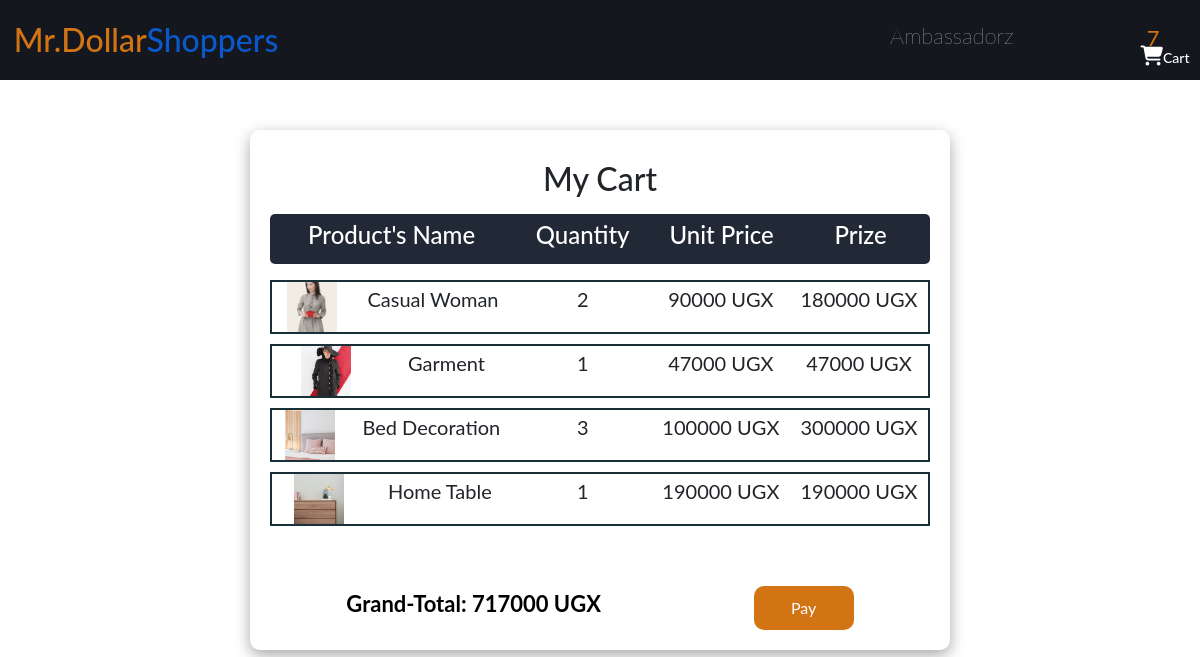
The app's page /cart (signed in) with its own data.
### mystore/models.py (models this page shows, shortened)
class Cart(models.Model):
    id = models.UUIDField(default=uuid.uuid4, primary_key=True)
    user = models.ForeignKey(User,  on_delete=models.CASCADE)
    completed = models.BooleanField(default=False)
    @property
    def total_price(self):
        cartitems = self.cartitems.all()
        total = sum([item.price for item in cartitems])
        return total
    @property
    def num_of_items(self):
        cartitems = self.cartitems.all()
        quantity = sum([item.quantity for item in cartitems])
        return quantity

class CartItem(models.Model):
    product = models.ForeignKey(Product, on_delete=models.CASCADE, related_name='items')
    cart = models.ForeignKey(Cart, on_delete= models.CASCADE, related_name="cartitems")
    quantity = models.IntegerField(default=0)
    @property
    def price(self):
        new_price = self.product.price * self.quantity
        return new_price

class Product(models.Model):
    name = models.CharField(max_length=50)
    price = models.IntegerField()
    picture = models.ImageField(upload_to="img", default="")

### mystore/views.py (the view)
# urls.py: path("cart", views.cart, name="cart"),
def cart(request):
    cart = Cart
    cartitems = []
    if request.user.is_authenticated:
        cart, created = Cart.objects.get_or_create(user=request.user, completed=False)
        cartitems = cart.cartitems.all()
    context = {"cart":cart, "items":cartitems}
    return render(request, "cart.html", context)

### mystore/templates/cart.html (shortened to what this page needs)
{% extends 'base.html' %} {% block content %}
<div class="shoppingCart">
  <h2 style="margin-top: 10px">My Cart</h2>
  <div class="heading">
    <div class="p_name"><h4>Product's Name</h4></div>
    <div class="name"><h4>Quantity</h4></div>
    <div class="name"><h4>Unit Price</h4></div>
    <div class="name"><h4>Prize</h4></div>
  </div>
  <div class="itemContainer">
    {% for item in items %}
    <div class="item">
      <div class="iteminfo">
        <div class="p_img">
          <img src="{{item.product.picture.url}}" alt="cartimg" />
        </div>
        <p>{{item.product.name}}</p>
      </div>
      <div class="name"><p>{{item.quantity}}</p></div>
      <div class="name"><p>{{item.product.price}} UGX</p></div>
      <div class="name"><p>{{item.price}} UGX</p></div>
    </div>
    {% endfor %}
  </div>
  <div class="pay-section">
    <h3 class="h3">Grand-Total: {{cart.total_price}} UGX</h3>
    <button onclick="makePayment()">Pay</button>
  </div>
</div>
{% endblock content %}

### mystore/templates/base.html (shortened to what this page needs)
<!DOCTYPE html>
{% load static %}
<html lang="en">
  <head>
    <link
      rel="stylesheet"
      href="https://cdnjs.cloudflare.com/ajax/libs/font-awesome/6.4.2/css/all.min.css"
    />
    <link
      rel="stylesheet"
      href="https://cdnjs.cloudflare.com/ajax/libs/material-design-icons/4.0.0/iconfont/material-icons.min.css"
    />
    <link
      href="https://cdn.jsdelivr.net/npm/bootstrap@5.0.2/dist/css/bootstrap.min.css"
      rel="stylesheet"
    />
    <link rel="stylesheet" href="{% static 'css/all.css' %}" />
    <link rel="stylesheet" href="{% static 'CSS/style.css' %}" />
  </head>
  <body>
    <nav>
      <div class="logo">
        <a href="{% url 'index' %}"
          ><h2><span style="color: #d27314">Mr.Dollar</span>Shoppers</h2></a
        >
      </div>
      <div class="cart">
        <h3>{{request.user.username}}</h3>
        <a href="{% url 'cart' %}" style="color: white; text-decoration: none">
          <div class="cart-container">
            <div class="cartitems">
              <p id="num_of_items">{{cart.num_of_items}}</p>
            </div>
            <i class="fa-solid fa-cart-shopping"><h5>Cart</h5></i>
          </div>
        </a>
      </div>
    </nav>
     {% block content %} {% endblock content %}
  </body>
</html>

### mystore/static/CSS/style.css (style rules this page uses)
* { padding: 0px; margin:0px; box-sizing: border-box; font-family: 'Lato', sans-serif; }
h2 { margin: 5rem 5rem; }
h3 { color: #fff; font-size: 22px; font-weight: 100; text-transform: capitalize; }
.h3 { color: #000; font-size: 22px; font-weight: 700; text-transform: capitalize; }
h5 { font-size: 14px; display: inline-block; }
nav { background-color: #14181e; color: white; width: 100%; height: 80px; padding: 10px 10px 10px 6rem; display:flex; align-items: center; justify-content: space-between; }
.logo { width: 100px; height: 60px; display: flex; align-items: center; justify-content: center; }
.cart { width: 300px; height: auto; display: flex; align-items: center; justify-content: space-between; }
.cart-container { width: 50px; height: 50px; display: flex; align-items: center; justify-content: center; flex-direction: column; }
.cart-container .cartitems { width: 50px; height: 40px; border-radius: 40px; color: #d27314; display: flex; align-items: center; justify-content: center; margin: 0px; }
.cart-container .cartitems p { color: #d27314; font-size: 22px; margin: 2.5rem 2rem 1rem .5rem; }
div.cartitems { color: #d27314; }
.cart-container i { font-size: 20px; }
.shoppingCart { width: 700px; height: 520px; padding: 20px 20px 20px 20px; border-radius: 10px; display: flex; align-items: center; justify-content: space-between !important; flex-direction: column; box-shadow: rgba(0, 0, 0, 0.35) 0px 5px 15px; margin: auto; margin-top: 50px; }
.shoppingCart p { font-size: 20px; }
.shoppingCart .heading { width: 100%; height: 50px; display: flex; align-items: center; justify-content: space-evenly; background-color: #222936; border-radius: 5px; color: white; margin-top: -70px; }
.shoppingCart .name, .p_name { width: 200px; display: flex; align-items: center; justify-content: center; }
.shoppingCart .p_name { width: 350px; }
.shoppingCart .itemContainer { width: 100%; height: 300px; overflow-y: auto; margin-top: 10px; }
.shoppingCart .item { width: 100%; height: auto; display: flex; align-items: center; justify-content: space-evenly; border: 2px solid #193039; margin-bottom: 10px; }
.shoppingCart .item .iteminfo { display: flex; align-items: center; justify-content: space-around; width: 350px; }
.shoppingCart .item .iteminfo .p_img { width: 50px; height: 50px; }
.p_img img { width: 100%; height: 100%; object-fit: cover; }
.shoppingCart button { padding: 10px 10px 10px 10px; border-radius: 10px; background-color: #d27314; color: white; width: 100px; border: none; cursor: pointer; }
.shoppingCart .pay-section { width: 100%; height: auto; display: flex; align-items: center; justify-content: space-around; }

### mystore/templates/base.html (style rules this page uses)
a { color: white; text-decoration: none; }

### records on screen
Cart: num_of_items "7", total_price "717000"
CartItem: product.picture (picture), product.name "Casual Woman", quantity "2", product.price "90000", price "180000"
CartItem: product.picture (picture), product.name "Garment", quantity "1", product.price "47000", price "47000"
CartItem: product.picture (picture), product.name "Bed Decoration", quantity "3", product.price "100000", price "300000"
CartItem: product.picture (picture), product.name "Home Table", quantity "1", product.price "190000", price "190000"

### other values on screen
{{ request.user.username }} "Ambassadorz"
